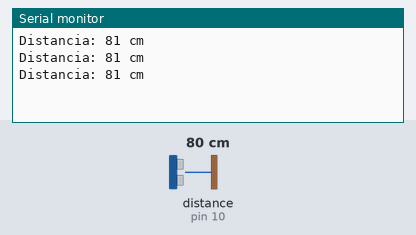
Recording of a sketch running on a simulated Arduino Uno, built with avr-gcc and run on an emulated ATmega328P. Parts: the last lines printed to the serial monitor. The test bench sets the inputs (shaded band); at power-on: distance to the obstacle (sensor on pin 10) 80 cm. The echo pulse lasts 58.3 µs per cm.

Above: at 1.8 s.
1.9 s: distance to the obstacle (sensor on pin 10) set to 196 cm
At 2.4 s:
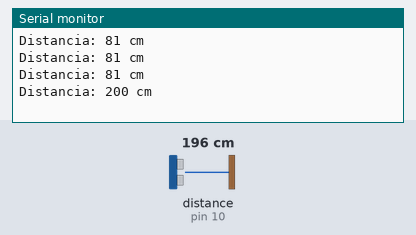
3.4 s: distance to the obstacle (sensor on pin 10) set to 204 cm
At 3.9 s:
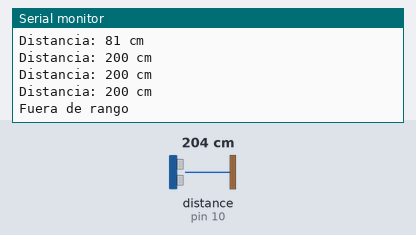

The sketch:

Proyecto_Sensor_Ultrasonico.ino
```cpp
#include <NewPing.h>

#define TRIGGER_PIN 9  // Pin del Arduino conectado al pin de activación (Trigger) del sensor
#define ECHO_PIN 10    // Pin del Arduino conectado al pin de recepción (Echo) del sensor
#define MAX_DISTANCE 200  // Distancia máxima de medición en centímetros

NewPing sonar(TRIGGER_PIN, ECHO_PIN, MAX_DISTANCE);

void setup() {
  Serial.begin(9600);
}

void loop() {
  delay(500);  // Espera 500 milisegundos entre mediciones

  unsigned int distancia = sonar.ping_cm();  // Obtiene la distancia en centímetros

  if (distancia == 0) {
    Serial.println("Fuera de rango");
  } else {
    Serial.print("Distancia: ");
    Serial.print(distancia);
    Serial.println(" cm");
  }
}
```

Measured:
- the behaviour switches between 200 and 201 cm on distance to the obstacle (sensor on pin 10) (found by bisection; images 1 and 2)
- after the input at 1.9 s, the serial monitor: prints a new line after 0.13 s (image 1)
- after the input at 3.4 s, the serial monitor: prints a new line after 0.17 s (image 2)
